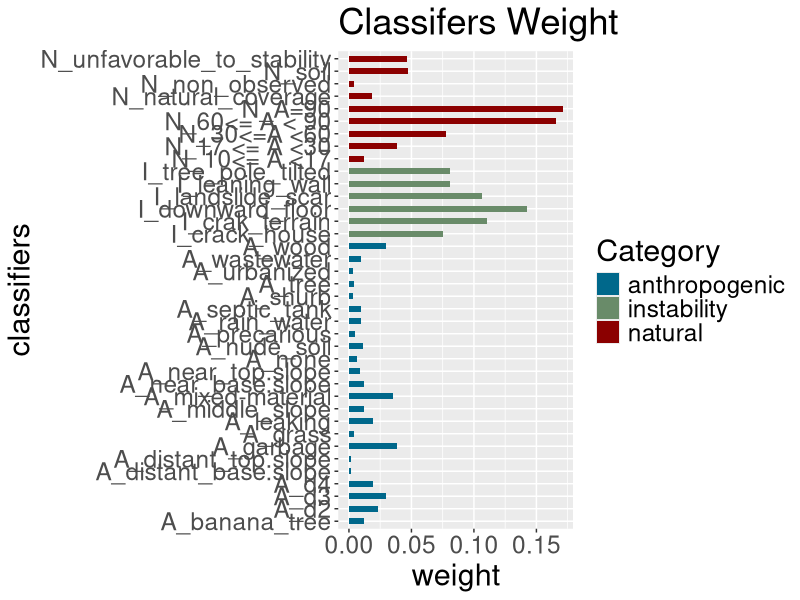

The R source for this figure:
## ---- chunk 1
knitr::opts_chunk$set(echo = TRUE)
## ---- chunk 2
library(readxl)
library(tidyverse)
weight_pairwisecomparision <- read_excel("weight_normalized2.xlsx")
head(weight_pairwisecomparision)


## ---- chunk 3

## Using df weight_percentange, I select just the classifiers from the main category (angle, natural coverage...) not the options (i.e. wood, brick, mixed)

classifiers <- weight_pairwisecomparision %>%
  select(Parameter, large_category, final_weight)

classifiers <- classifiers[-c(1:4,7,17:18,20:22,54),]

mean_classifiers <- mean(classifiers$final_weight)
sd_classifiers <- sd(classifiers$final_weight)

## to remove columns with value equal zero



classifiers[classifiers==0] <- NA
classifiers <- na.omit(classifiers)


#write.xlsx(classifiers, "classifiers.xls")



## ---- chunk 4




plot_classifiers <- ggplot(classifiers, aes(x=Parameter, y=final_weight, label="classifier weight")) + 
  geom_bar(stat="identity", aes(fill=large_category), width=.5)  +
  labs(title= "Classifers Weight") + 
       ylab("weight") + xlab("classifiers") + 
    theme(text = element_text(size=22)) +
  coord_flip()


#changing color of the plot
plot_classifiers + scale_fill_manual(values=c("deepskyblue4", "darkseagreen4", "darkred"), 
                                     name="Category",
                                     labels=c("anthropogenic", "instability", "natural")
                                     )

